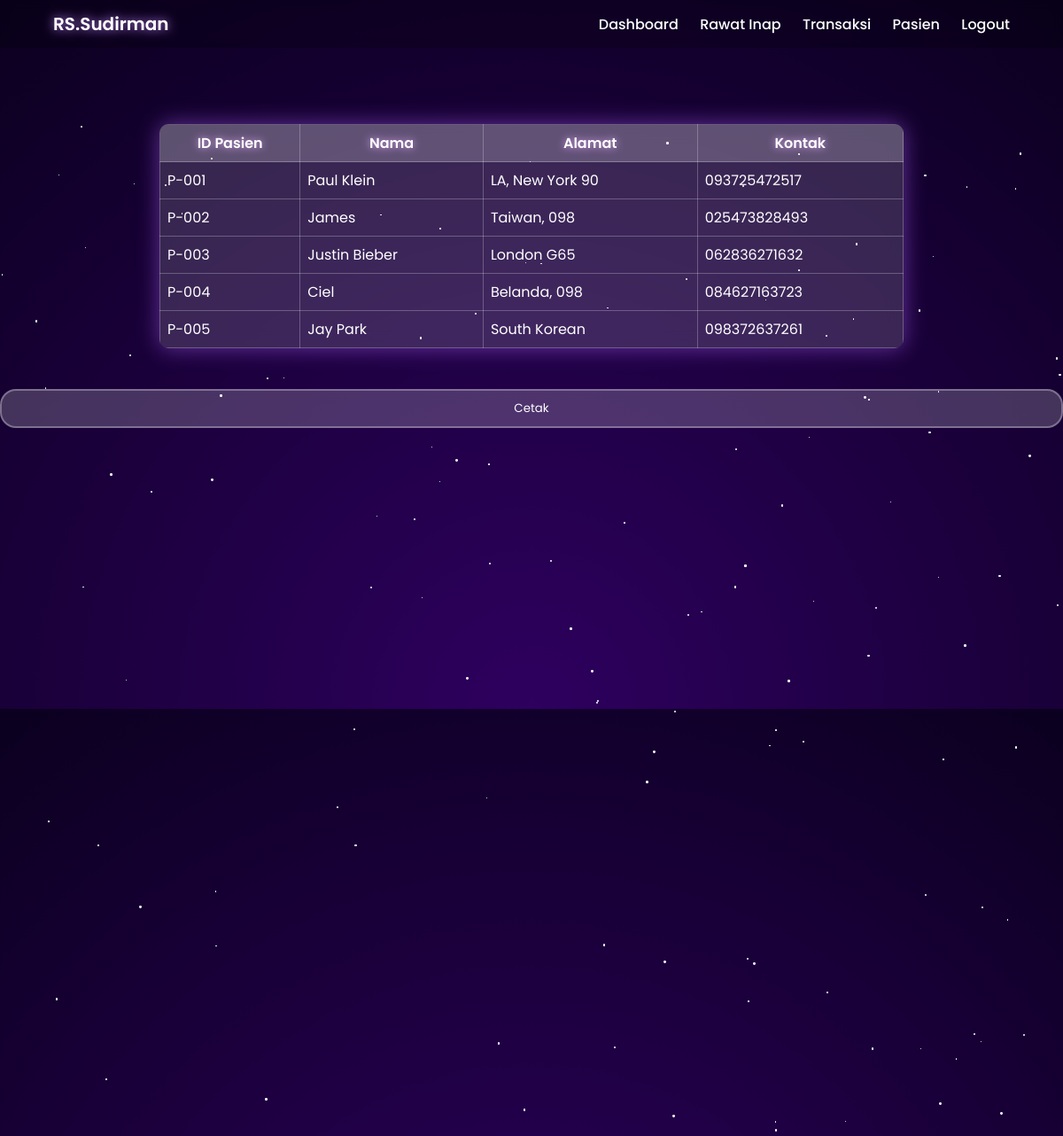
Screenshot of /pasien/index.php with the database file from the repository.
### tables this page shows
CREATE TABLE `pasien_zivana` (
  `id_pasien` varchar(5) NOT NULL,
  `nama` varchar(30) NOT NULL,
  `alamat` varchar(50) NOT NULL,
  `kontak` varchar(12) NOT NULL
);

### pasien/index.php (the view, shortened to what this page needs)
<?php
include "../connect.php";
$data = mysqli_query($conn, "SELECT * FROM pasien_zivana");
?>
<!DOCTYPE html>
<html lang="en">
<head>
    <link rel="stylesheet" href="../asset/zivana.css">
</head>
<body>
<div class="navbar">
    <h1>RS.Sudirman</h1>
    <div class="nav-links">
        <a href="../dashboard.php">Dashboard</a>
        <a href="../rawatinap/index.php">Rawat Inap</a>
        <a href="../transaksi/index.php">Transaksi</a>
        <a href="../pasien/index.php">Pasien</a>
        <a href="../logout.php">Logout</a>
    </div>
</div>
<table>
    <th>ID Pasien</th>
    <th>Nama</th>
    <th>Alamat</th>
    <th>Kontak</th>
    <?php while( $d = mysqli_fetch_array($data)) { ?>
        <tr>
            <td><?= $d['id_pasien'] ?></td>
            <td><?= $d['nama'] ?></td>
            <td><?= $d['alamat'] ?></td>
            <td><?= $d['kontak'] ?></td>
        </tr>
   <?php } ?>
   </table>
  <a href="cetak.php" target="_blank">
    <input type="button" value="Cetak">
</a>
</body>
</html>

### asset/zivana.css (style rules this page uses)
* { margin:0; padding:0; box-sizing:border-box; font-family:'Poppins',sans-serif; }
body { min-height:100vh; background:radial-gradient(circle at bottom,#2e005f,#0b001f); overflow-x:hidden; color:#fff; position:relative; }
body::before { content:""; position:absolute; inset:0; background:url('https://cdn.pixabay.com/photo/2020/02/23/17/59/landscape-4876811_1280.png') no-repeat center/cover; opacity:0.65; z-index:-1; }
.navbar { width:100%; padding:12px 60px; display:flex; justify-content:space-between; align-items:center; background:rgba(0,0,0,0.2); backdrop-filter:blur(6px); position:fixed; top:0; left:0; z-index:10; }
.navbar h1 { font-size:20px; font-weight:600; color:#fff; text-shadow:0 0 12px #c18aff; }
.nav-links a { margin-left:20px; text-decoration:none; color:#fff; font-weight:500; transition:0.3s; }
input, button, select, textarea { width:100%; padding:10px; border:none; border-radius:18px; margin:6px 0; outline:none; }
input, select, textarea { background:rgba(255,255,255,0.2); color:#fff; border:2px solid rgba(255,255,255,0.3); }
input::placeholder { color:#ddd; }
table { width:70%; margin:140px auto 40px; border-collapse:collapse; background:rgba(255,255,255,0.15); border-radius:10px; overflow:hidden; backdrop-filter:blur(10px); box-shadow:0 0 25px rgba(180,100,255,0.5); }
td, th { padding:8px; border:1px solid rgba(255,255,255,0.25); }
th { background:rgba(255,255,255,0.2); font-weight:600; text-shadow:0 0 10px #e2aaff; }

### rows the page displays
pasien_zivana: id_pasien "P-001", nama "Paul Klein", alamat "LA, New York 90", kontak "093725472517"
pasien_zivana: id_pasien "P-002", nama "James", alamat "Taiwan, 098", kontak "025473828493"
pasien_zivana: id_pasien "P-003", nama "Justin Bieber", alamat "London G65", kontak "062836271632"
pasien_zivana: id_pasien "P-004", nama "Ciel", alamat "Belanda, 098", kontak "084627163723"
pasien_zivana: id_pasien "P-005", nama "Jay Park", alamat "South Korean", kontak "098372637261"
